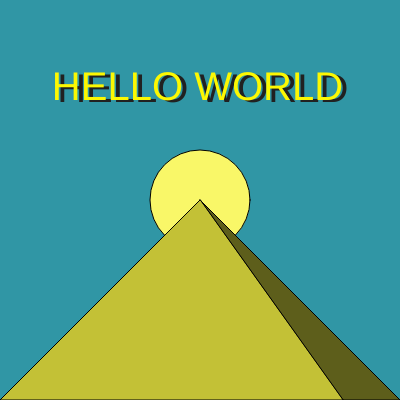
Frame 1 (no input)
Frame 60 (no input): identical to frame 1, image omitted
Frame 120 (the mouse pressed at the canvas centre since frame 60): identical to frame 1, image omitted

The p5.js sketch that drew this single still picture (run headless with seeded random() and noise() and a simulated clock; from frame 60 on, the mouse is pressed at the canvas centre):

// p5.js sketch
// ── sketch.js
let size = 400;

function setup() {
  createCanvas(size, size);
}

function draw() {
  let center = size/2;
  background(48,150,165);

  line(size/2,size/2,size,size);
  line(size/2,size/2,0,size);
  line(size/2,size/2,size-(size/7),size);

  fill(33);
  textSize(40);
  textFont('Helvetica');
  text('HELLO WORLD',center-(size/2.8),center-(size/4.1));

  fill(252,248,2);
  textSize(40);
  textFont('Helvetica');
  text('HELLO WORLD',center-(size/2.7),center-(size/4));

  

  fill(249,247,104);
  circle(center,center,size/4);
  
  fill(93,94,27);
  triangle(center,center,size,size,size-(size/7),size);
  fill(195,193,54);
  triangle(center,center,0,size,size-(size/7),size);
}
